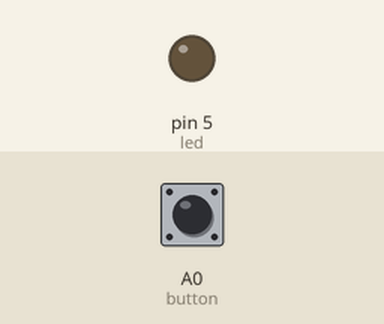
This sketch was run on a simulated Arduino Uno, built with avr-gcc and run on an emulated ATmega328P. On the bench: output pins drawn as LEDs (lit = HIGH). The inputs (shaded band) are chosen by the test bench; at power-on: A0 (button) HIGH.

Above: at 1.2 s.
1.3 s: A0 (button) pulled LOW for 0.15 s
At 1.37 s:
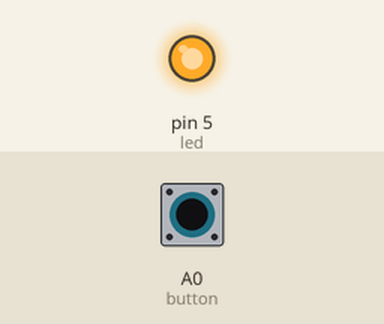
2.9 s: A0 (button) pulled LOW for 3.2 s
At 6.7 s:
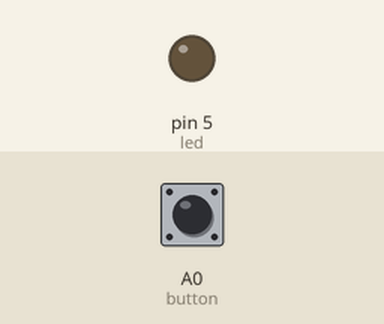
Timing chart, 0 to 8.2 s (numbered marks = the images above; inputs shaded):
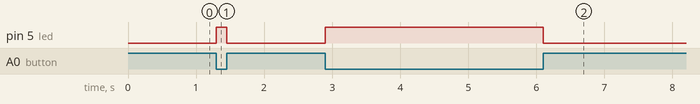

Measured:
- after the input at 1.3 s, pin 5 (led): LOW → HIGH at once, → LOW 0.15 s later
- after the input at 2.9 s, pin 5 (led): LOW → HIGH at once, → LOW 3.2 s later

The sketch:

Control_LED.ino
```cpp
// Getting the pin numbers
int led = 5;
int button = A0;

void setup() {

  // Setting the pin modes
  pinMode(led, OUTPUT);
  pinMode(button, INPUT_PULLUP);

}

void loop() {

  int read = digitalRead(button);

  if(read == 0){
    digitalWrite(led, 1);
  } else {
    digitalWrite(led, 0);
  }

}
```
